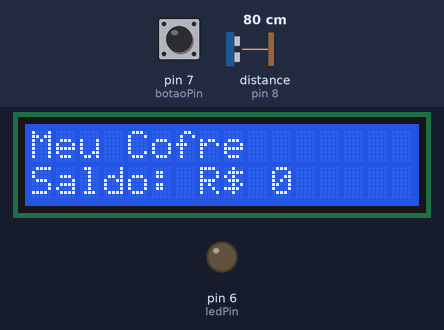
This sketch was run on a simulated Arduino Uno, built with avr-gcc and run on an emulated ATmega328P. On the bench: 16×2 character LCD, output pins drawn as LEDs (lit = HIGH). Wiring (inferred from the names in the program): ultrasonic range finder: trigger pin 9; echo pin 8. The test bench sets the inputs (shaded band); at power-on: distance to the obstacle (sensor on pin 8) 80 cm, pin 7 (botaoPin) HIGH. The echo pulse lasts 58.3 µs per cm; pins used as bus, display or sensor lines are not drawn; what the sketch prints to the serial monitor is not drawn.

Above: at 1.2 s.
1.3 s: distance to the obstacle (sensor on pin 8) set to 2 cm
At 1.7 s:
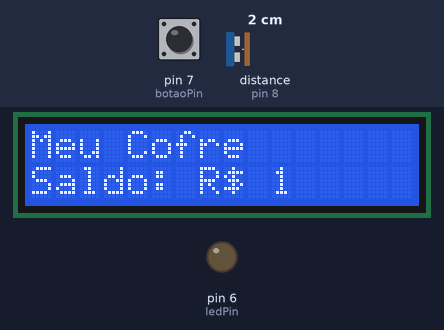
2.8 s: pin 7 (botaoPin) pulled LOW for 0.15 s
At 3.6 s:
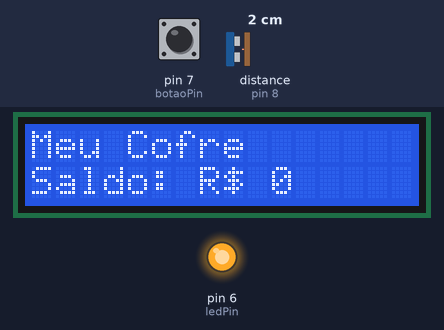
Timing chart, 0 to 5.8 s (numbered marks = the images above; inputs shaded):
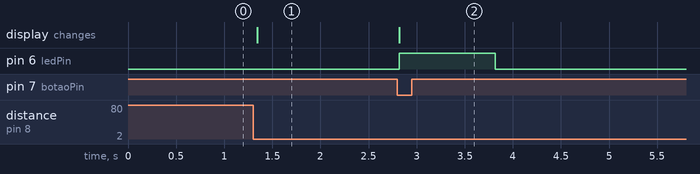

Measured:
- after the input at 1.3 s, the display: changes at once (image 1)
- after the input at 2.8 s, pin 6 (ledPin): LOW → HIGH at once, → LOW 1.0 s later; the display: changes at once (image 2)

The sketch:

codigo_arduino.ino
```cpp
#include <LiquidCrystal.h>

LiquidCrystal lcd(12, 11, 5, 4, 3, 2);

const int trigPin = 9;
const int echoPin = 8;
const int botaoPin = 7;
const int ledPin = 6; // <-- NOVO: Avisamos onde está o LED

int saldo = 0;
bool moedaDetectada = false;

void setup() {
  Serial.begin(9600);
  lcd.begin(16, 2);

  pinMode(trigPin, OUTPUT);
  pinMode(echoPin, INPUT);
  pinMode(botaoPin, INPUT_PULLUP);
  pinMode(ledPin, OUTPUT); // <-- NOVO: Prepara o pino para acender a luz

  atualizarDisplay();
  Serial.println("Cofre Iniciado!");
}

void loop() {
  long duracao, distancia;

  digitalWrite(trigPin, LOW);
  delayMicroseconds(2);
  digitalWrite(trigPin, HIGH);
  delayMicroseconds(10);
  digitalWrite(trigPin, LOW);

  // Limite de tempo para evitar travamentos
  duracao = pulseIn(echoPin, HIGH, 30000);

  if (duracao == 0) {
    distancia = 100;
  } else {
    distancia = (duracao / 2) / 29.1;
  }

  // Depósito de Moeda
  if (distancia < 5 && distancia > 0 && !moedaDetectada) {
    saldo += 1;
    moedaDetectada = true;
    atualizarDisplay();
    Serial.println("Moeda depositada!");
    delay(50);
  } else if (distancia >= 30) {
    moedaDetectada = false;
  }

  // Lógica do Saque (Botão)
  if (digitalRead(botaoPin) == LOW) {
    if (saldo > 0) {
      saldo = 0;
      atualizarDisplay();
      Serial.println("Saldo zerado!");

      // <-- NOVO: O show de luzes do saque!
      digitalWrite(ledPin, HIGH); // Acende o LED
      delay(1000);                // Deixa aceso por 1 segundo inteiro
      digitalWrite(ledPin, LOW);  // Apaga o LED

      delay(50); // Respiro de segurança
    }
  }

  delay(50);
}

void atualizarDisplay() {
  lcd.clear();
  lcd.setCursor(0, 0);
  lcd.print("Meu Cofre");
  lcd.setCursor(0, 1);
  lcd.print("Saldo: R$ ");
  lcd.print(saldo);
}
```
